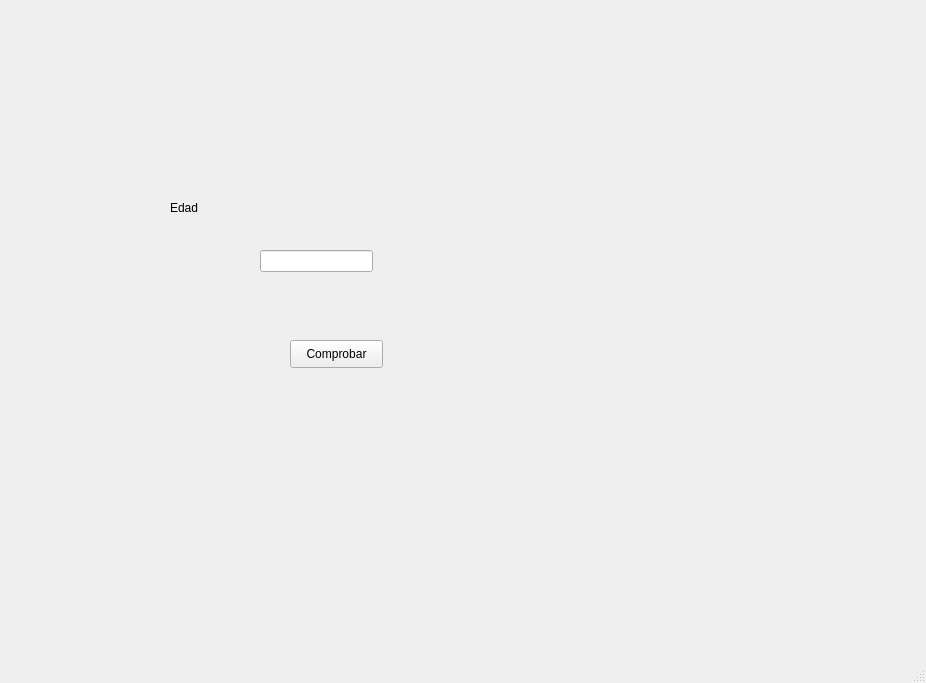
<?xml version="1.0" encoding="UTF-8"?>
<ui version="4.0">
 <class>MainWindow</class>
 <widget class="QMainWindow" name="MainWindow">
  <property name="geometry">
   <rect>
    <x>0</x>
    <y>0</y>
    <width>926</width>
    <height>683</height>
   </rect>
  </property>
  <property name="windowTitle">
   <string>MainWindow</string>
  </property>
  <widget class="QWidget" name="centralwidget">
   <widget class="QLabel" name="label">
    <property name="geometry">
     <rect>
      <x>20</x>
      <y>40</y>
      <width>161</width>
      <height>141</height>
     </rect>
    </property>
    <property name="styleSheet">
     <string notr="true"/>
    </property>
    <property name="text">
     <string/>
    </property>
    <property name="pixmap">
     <pixmap resource="../../Archivos/Recursos.qrc">:/UAT LOGOS/Logo UAT.png</pixmap>
    </property>
    <property name="scaledContents">
     <bool>true</bool>
    </property>
   </widget>
   <widget class="QLabel" name="label_3">
    <property name="geometry">
     <rect>
      <x>640</x>
      <y>0</y>
      <width>281</width>
      <height>211</height>
     </rect>
    </property>
    <property name="styleSheet">
     <string notr="true"/>
    </property>
    <property name="text">
     <string/>
    </property>
    <property name="pixmap">
     <pixmap resource="../../Archivos/Recursos.qrc">:/UAT LOGOS/logo facultad de ingenieria uat.png</pixmap>
    </property>
    <property name="scaledContents">
     <bool>true</bool>
    </property>
   </widget>
   <widget class="QLabel" name="label_7">
    <property name="geometry">
     <rect>
      <x>710</x>
      <y>440</y>
      <width>191</width>
      <height>181</height>
     </rect>
    </property>
    <property name="styleSheet">
     <string notr="true"/>
    </property>
    <property name="text">
     <string/>
    </property>
    <property name="pixmap">
     <pixmap resource="../../Archivos/Recursos.qrc">:/Equipo LOGO/logo equipo 3.jpg</pixmap>
    </property>
    <property name="scaledContents">
     <bool>true</bool>
    </property>
   </widget>
   <widget class="QLabel" name="label_2">
    <property name="geometry">
     <rect>
      <x>170</x>
      <y>200</y>
      <width>55</width>
      <height>16</height>
     </rect>
    </property>
    <property name="text">
     <string>Edad</string>
    </property>
   </widget>
   <widget class="QPushButton" name="btn_comprobar">
    <property name="geometry">
     <rect>
      <x>290</x>
      <y>340</y>
      <width>93</width>
      <height>28</height>
     </rect>
    </property>
    <property name="text">
     <string>Comprobar</string>
    </property>
   </widget>
   <widget class="QLineEdit" name="txt_edad">
    <property name="geometry">
     <rect>
      <x>260</x>
      <y>250</y>
      <width>113</width>
      <height>22</height>
     </rect>
    </property>
   </widget>
  </widget>
  <widget class="QMenuBar" name="menubar">
   <property name="geometry">
    <rect>
     <x>0</x>
     <y>0</y>
     <width>926</width>
     <height>26</height>
    </rect>
   </property>
  </widget>
  <widget class="QStatusBar" name="statusbar"/>
 </widget>
 <resources>
  <include location="../../Archivos/Recursos.qrc"/>
  <include location="../../Archivos/Recursos.qrc"/>
 </resources>
 <connections/>
</ui>
